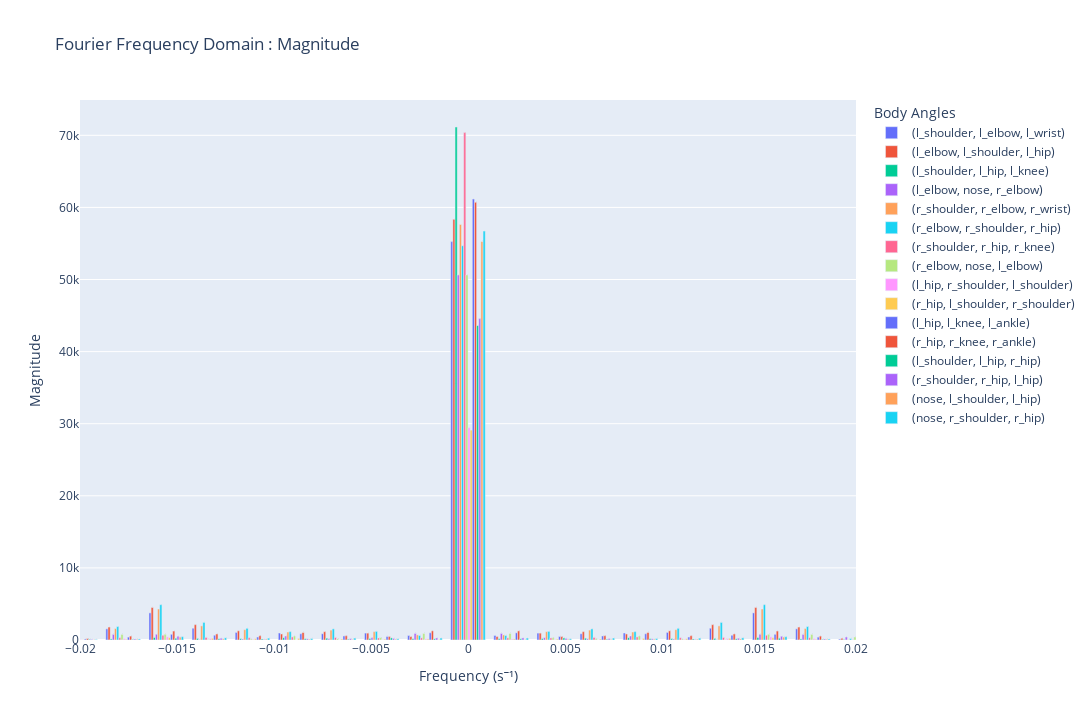

Notebook cell for this chart:
### Markdown cell above
### Fourier features

### Code cell
plot_fourier_magnitude(fourier_series)

### Figure 1 — Plotly figure (JSON) as saved in the notebook; plotly's stock layout.template omitted (floating-point values rounded to 4 significant figures; data arrays with more than 128 entries replaced by an {"elided": "..."} marker saying what was removed)
{"data": [{"hovertemplate": "first: LEFT_SHOULDER<br>mid: LEFT_ELBOW<br>end: LEFT_WRIST<br>frequency: %{x:.2e}<br>magnitude: %{y:.2f}<extra></extra>", "name": "(l_shoulder, l_elbow, l_wrist)", "text": "(l_shoulder, l_elbow, l_wrist)", "type": "bar", "x": {"elided": "450 float values"}, "y": {"elided": "450 float values"}}, {"hovertemplate": "first: LEFT_ELBOW<br>mid: LEFT_SHOULDER<br>end: LEFT_HIP<br>frequency: %{x:.2e}<br>magnitude: %{y:.2f}<extra></extra>", "name": "(l_elbow, l_shoulder, l_hip)", "text": "(l_elbow, l_shoulder, l_hip)", "type": "bar", "x": {"elided": "450 float values"}, "y": {"elided": "450 float values"}}, {"hovertemplate": "first: LEFT_SHOULDER<br>mid: LEFT_HIP<br>end: LEFT_KNEE<br>frequency: %{x:.2e}<br>magnitude: %{y:.2f}<extra></extra>", "name": "(l_shoulder, l_hip, l_knee)", "text": "(l_shoulder, l_hip, l_knee)", "type": "bar", "x": {"elided": "450 float values"}, "y": {"elided": "450 float values"}}, {"hovertemplate": "first: LEFT_ELBOW<br>mid: NOSE<br>end: RIGHT_ELBOW<br>frequency: %{x:.2e}<br>magnitude: %{y:.2f}<extra></extra>", "name": "(l_elbow, nose, r_elbow)", "text": "(l_elbow, nose, r_elbow)", "type": "bar", "x": {"elided": "450 float values"}, "y": {"elided": "450 float values"}}, {"hovertemplate": "first: RIGHT_SHOULDER<br>mid: RIGHT_ELBOW<br>end: RIGHT_WRIST<br>frequency: %{x:.2e}<br>magnitude: %{y:.2f}<extra></extra>", "name": "(r_shoulder, r_elbow, r_wrist)", "text": "(r_shoulder, r_elbow, r_wrist)", "type": "bar", "x": {"elided": "450 float values"}, "y": {"elided": "450 float values"}}, {"hovertemplate": "first: RIGHT_ELBOW<br>mid: RIGHT_SHOULDER<br>end: RIGHT_HIP<br>frequency: %{x:.2e}<br>magnitude: %{y:.2f}<extra></extra>", "name": "(r_elbow, r_shoulder, r_hip)", "text": "(r_elbow, r_shoulder, r_hip)", "type": "bar", "x": {"elided": "450 float values"}, "y": {"elided": "450 float values"}}, {"hovertemplate": "first: RIGHT_SHOULDER<br>mid: RIGHT_HIP<br>end: RIGHT_KNEE<br>frequency: %{x:.2e}<br>magnitude: %{y:.2f}<extra></extra>", "name": "(r_shoulder, r_hip, r_knee)", "text": "(r_shoulder, r_hip, r_knee)", "type": "bar", "x": {"elided": "450 float values"}, "y": {"elided": "450 float values"}}, {"hovertemplate": "first: RIGHT_ELBOW<br>mid: NOSE<br>end: LEFT_ELBOW<br>frequency: %{x:.2e}<br>magnitude: %{y:.2f}<extra></extra>", "name": "(r_elbow, nose, l_elbow)", "text": "(r_elbow, nose, l_elbow)", "type": "bar", "x": {"elided": "450 float values"}, "y": {"elided": "450 float values"}}, {"hovertemplate": "first: LEFT_HIP<br>mid: RIGHT_SHOULDER<br>end: LEFT_SHOULDER<br>frequency: %{x:.2e}<br>magnitude: %{y:.2f}<extra></extra>", "name": "(l_hip, r_shoulder, l_shoulder)", "text": "(l_hip, r_shoulder, l_shoulder)", "type": "bar", "x": {"elided": "450 float values"}, "y": {"elided": "450 float values"}}, {"hovertemplate": "first: RIGHT_HIP<br>mid: LEFT_SHOULDER<br>end: RIGHT_SHOULDER<br>frequency: %{x:.2e}<br>magnitude: %{y:.2f}<extra></extra>", "name": "(r_hip, l_shoulder, r_shoulder)", "text": "(r_hip, l_shoulder, r_shoulder)", "type": "bar", "x": {"elided": "450 float values"}, "y": {"elided": "450 float values"}}, {"hovertemplate": "first: LEFT_HIP<br>mid: LEFT_KNEE<br>end: LEFT_ANKLE<br>frequency: %{x:.2e}<br>magnitude: %{y:.2f}<extra></extra>", "name": "(l_hip, l_knee, l_ankle)", "text": "(l_hip, l_knee, l_ankle)", "type": "bar", "x": {"elided": "450 float values"}, "y": {"elided": "450 float values"}}, {"hovertemplate": "first: RIGHT_HIP<br>mid: RIGHT_KNEE<br>end: RIGHT_ANKLE<br>frequency: %{x:.2e}<br>magnitude: %{y:.2f}<extra></extra>", "name": "(r_hip, r_knee, r_ankle)", "text": "(r_hip, r_knee, r_ankle)", "type": "bar", "x": {"elided": "450 float values"}, "y": {"elided": "450 float values"}}, {"hovertemplate": "first: LEFT_SHOULDER<br>mid: LEFT_HIP<br>end: RIGHT_HIP<br>frequency: %{x:.2e}<br>magnitude: %{y:.2f}<extra></extra>", "name": "(l_shoulder, l_hip, r_hip)", "text": "(l_shoulder, l_hip, r_hip)", "type": "bar", "x": {"elided": "450 float values"}, "y": {"elided": "450 float values"}}, {"hovertemplate": "first: RIGHT_SHOULDER<br>mid: RIGHT_HIP<br>end: LEFT_HIP<br>frequency: %{x:.2e}<br>magnitude: %{y:.2f}<extra></extra>", "name": "(r_shoulder, r_hip, l_hip)", "text": "(r_shoulder, r_hip, l_hip)", "type": "bar", "x": {"elided": "450 float values"}, "y": {"elided": "450 float values"}}, {"hovertemplate": "first: NOSE<br>mid: LEFT_SHOULDER<br>end: LEFT_HIP<br>frequency: %{x:.2e}<br>magnitude: %{y:.2f}<extra></extra>", "name": "(nose, l_shoulder, l_hip)", "text": "(nose, l_shoulder, l_hip)", "type": "bar", "x": {"elided": "450 float values"}, "y": {"elided": "450 float values"}}, {"hovertemplate": "first: NOSE<br>mid: RIGHT_SHOULDER<br>end: RIGHT_HIP<br>frequency: %{x:.2e}<br>magnitude: %{y:.2f}<extra></extra>", "name": "(nose, r_shoulder, r_hip)", "text": "(nose, r_shoulder, r_hip)", "type": "bar", "x": {"elided": "450 float values"}, "y": {"elided": "450 float values"}}], "layout": {"height": 720, "hovermode": "closest", "legend": {"title": {"text": "Body Angles"}}, "title": {"text": "Fourier Frequency Domain : Magnitude"}, "width": 1280, "xaxis": {"range": [-0.02, 0.02], "title": {"text": "Frequency (s⁻¹)"}}, "yaxis": {"title": {"text": "Magnitude"}}}}
